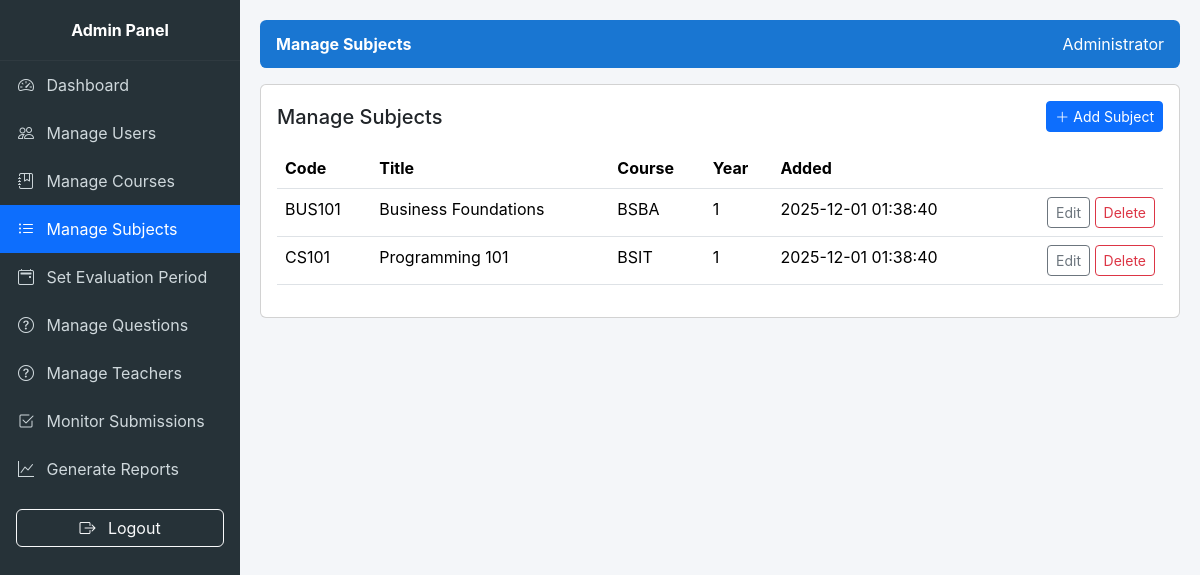
The page /manage_subjects.php (signed in) on the database its author committed.
### tables this page shows
CREATE TABLE IF NOT EXISTS subjects (
  id INT AUTO_INCREMENT PRIMARY KEY,
  subject_code VARCHAR(100) NOT NULL,
  subject_title VARCHAR(255) NOT NULL,
  course VARCHAR(100) NOT NULL,
  year VARCHAR(16) NOT NULL,
  created_at DATETIME DEFAULT CURRENT_TIMESTAMP,
  UNIQUE KEY ux_subject_code_course_year (subject_code, course, year)
);

### manage_subjects.php (the view, shortened to what this page needs)
<?php
require_once 'functions.php';
try {
    $conn->exec("
      CREATE TABLE IF NOT EXISTS subjects (
        id INT AUTO_INCREMENT PRIMARY KEY,
        subject_code VARCHAR(100) NOT NULL,
        subject_title VARCHAR(255) NOT NULL,
        course VARCHAR(100) NOT NULL,
        year VARCHAR(16) NOT NULL,
        created_at DATETIME DEFAULT CURRENT_TIMESTAMP,
        UNIQUE KEY ux_subject_code_course_year (subject_code, course, year)
      ) ENGINE=InnoDB DEFAULT CHARSET=utf8mb4;
    ");
} catch (Exception $e) {
}
try {
    $conn->exec("
      CREATE TABLE IF NOT EXISTS teacher_subjects (
        id INT AUTO_INCREMENT PRIMARY KEY,
        teacher_id INT NOT NULL,
        subject_id INT NOT NULL,
        created_at DATETIME DEFAULT CURRENT_TIMESTAMP,
        UNIQUE KEY ux_teacher_subject (teacher_id, subject_id)
      ) ENGINE=InnoDB DEFAULT CHARSET=utf8mb4;
    ");
} catch (Exception $e) {}
try {
    $subjects = $conn->query('SELECT id, subject_code, subject_title, course, year, created_at FROM subjects ORDER BY course, year, subject_code')->fetchAll(PDO::FETCH_ASSOC);
} catch (Exception $e) {
    $_SESSION['flash'] = ['message'=>'DB error: '.$e->getMessage(),'success'=>false];
    $subjects = [];
}
$page_title = "Manage Subjects";
$active = "subjects";
?>
<div class="card p-3">
  <div class="d-flex justify-content-between align-items-center mb-3">
    <h5 class="mb-0">Manage Subjects</h5>
    <button id="openAddSubjectBtn" type="button" class="btn btn-primary btn-sm">
      <i class="bi bi-plus-lg"></i> Add Subject
    </button>
  </div>
  <div class="table-responsive">
    <table class="table table-hover">
      <thead><tr><th>Code</th><th>Title</th><th>Course</th><th>Year</th><th>Added</th><th></th></tr></thead>
      <tbody>
        <?php if (empty($subjects)): ?>
          <tr><td colspan="6" class="text-center py-3">No subjects found.</td></tr>
        <?php else: foreach($subjects as $s): ?>
          <tr>
            <td><?php echo htmlspecialchars($s['subject_code']); ?></td>
            <td><?php echo htmlspecialchars($s['subject_title']); ?></td>
            <td><?php echo htmlspecialchars($s['course']); ?></td>
            <td><?php echo htmlspecialchars($s['year']); ?></td>
            <td><?php echo htmlspecialchars($s['created_at']); ?></td>
            <td class="text-end">
              <button type="button" class="btn btn-sm btn-outline-secondary editSubjectBtn"
                      data-id="<?php echo (int)$s['id']; ?>"
                      data-code="<?php echo htmlspecialchars($s['subject_code'], ENT_QUOTES); ?>"
                      data-title="<?php echo htmlspecialchars($s['subject_title'], ENT_QUOTES); ?>"
                      data-course="<?php echo htmlspecialchars($s['course'], ENT_QUOTES); ?>"
                      data-year="<?php echo htmlspecialchars($s['year'], ENT_QUOTES); ?>">Edit</button>
              <form method="post" action="manage_subjects.php" style="display:inline" onsubmit="return confirm('Delete subject?');">
                <button class="btn btn-sm btn-outline-danger" type="submit">Delete</button>
              </form>
            </td>
          </tr>
        <?php endforeach; endif; ?>
      </tbody>
    </table>
  </div>
</div>
<?php
$content = ob_get_clean();
include 'admin_layout.php';
?>

### admin_layout.php (shortened to what this page needs)
<?php
$scriptPath = dirname($_SERVER['SCRIPT_NAME']);
$base = ($scriptPath === '/' ? '' : rtrim($scriptPath, '/'));
$fullnameInSession = $_SESSION['username'] ?? 'Administrator';
function admin_href($base, $file) {
    $path = ($base === '') ? '/' . ltrim($file, '/') : $base . '/' . ltrim($file, '/');
    return htmlspecialchars($path, ENT_QUOTES | ENT_HTML5);
}
?>
<!doctype html>
<html lang="en">
<head>
<link href="https://cdn.jsdelivr.net/npm/bootstrap@5.3.2/dist/css/bootstrap.min.css" rel="stylesheet">
<link href="https://cdn.jsdelivr.net/npm/bootstrap-icons@1.11.3/font/bootstrap-icons.css" rel="stylesheet">
</head>
<body>
<div id="sidebar">
  <div class="brand">Admin Panel</div>
  <a class="nav-link <?= ($active === 'dashboard' ? 'active' : '') ?>" href="<?= admin_href($base, 'admin_dashboard_full.php') ?>">
    <i class="bi bi-speedometer2 me-2"></i> Dashboard
  </a>
  <a class="nav-link <?= ($active === 'users' ? 'active' : '') ?>" href="<?= admin_href($base, 'manage_users.php') ?>">
    <i class="bi bi-people me-2"></i> Manage Users
  </a>
  <a class="nav-link <?= ($active === 'courses' ? 'active' : '') ?>" href="<?= admin_href($base, 'manage_courses.php') ?>">
    <i class="bi bi-journal-bookmark me-2"></i> Manage Courses
  </a>
  <a class="nav-link <?= ($active === 'subjects' ? 'active' : '') ?>" href="<?= admin_href($base, 'manage_subjects.php') ?>">
    <i class="bi bi-list-ul me-2"></i> Manage Subjects
  </a>
  <a class="nav-link <?= ($active === 'period' ? 'active' : '') ?>" href="<?= admin_href($base, 'evaluation_period.php') ?>">
    <i class="bi bi-calendar2-event me-2"></i> Set Evaluation Period
  </a>
  <a class="nav-link <?= ($active === 'questions' ? 'active' : '') ?>" href="<?= admin_href($base, 'manage_questions.php') ?>">
    <i class="bi bi-question-circle me-2"></i> Manage Questions
  </a>
   <a class="nav-link <?= ($active === 'teachers' ? 'active' : '') ?>" href="<?= admin_href($base, 'manage_teachers.php') ?>">
    <i class="bi bi-question-circle me-2"></i> Manage Teachers
  </a>
  <a class="nav-link <?= ($active === 'monitor' ? 'active' : '') ?>" href="<?= admin_href($base, 'monitor_submissions.php') ?>">
    <i class="bi bi-check2-square me-2"></i> Monitor Submissions
  </a>
  <a class="nav-link <?= ($active === 'reports' ? 'active' : '') ?>" href="<?= admin_href($base, 'evaluation_report.php') ?>">
    <i class="bi bi-graph-up me-2"></i> Generate Reports
  </a>
  <div class="p-3">
    <a href="<?= admin_href($base, 'logout.php') ?>" class="btn btn-outline-light w-100"><i class="bi bi-box-arrow-right me-2"></i> Logout</a>
  </div>
</div>
<div id="content">
  <div class="topbar">
    <strong><?= htmlspecialchars($page_title ?? 'Admin Dashboard') ?></strong>
    <div><?= htmlspecialchars($fullnameInSession) ?></div>
  </div>
  <?= $content ?? '' ?>
</div>
</body>
</html>

### admin_layout.php (style rules this page uses)
body { background:#f4f6f9; font-family: Inter, sans-serif; }
#sidebar { width:240px; position:fixed; top:0; left:0; bottom:0; background:#263238; color:#fff; overflow:auto; }
#sidebar .brand { padding:18px; text-align:center; font-weight:700; border-bottom:1px solid rgba(255,255,255,0.04); }
#sidebar .nav-link { color:#cfd8dc; padding:12px 18px; display:block; text-decoration:none; }
#sidebar .nav-link.active { background:#0d6efd; color:#fff; }
#content { margin-left:240px; padding:20px; min-height:100vh; }
.topbar { background:#1976d2; color:#fff; padding:12px 16px; border-radius:.4rem; margin-bottom:16px; display:flex; justify-content:space-between; align-items:center; }

### rows shown on the page
subjects: subject_code "BUS101", subject_title "Business Foundations", course "BSBA", year "1", created_at "2025-12-01 01:38:40"
subjects: subject_code "CS101", subject_title "Programming 101", course "BSIT", year "1", created_at "2025-12-01 01:38:40"

### other values the page prints
$page_title "Manage Subjects"
$fullnameInSession "Administrator"
